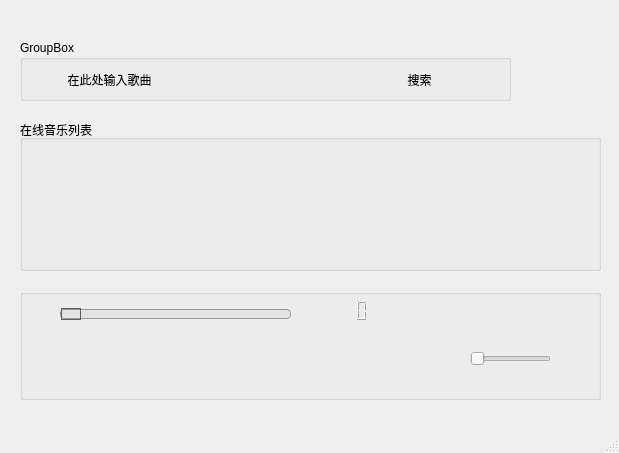
<?xml version="1.0" encoding="UTF-8"?>
<ui version="4.0">
 <class>MainWindow</class>
 <widget class="QMainWindow" name="MainWindow">
  <property name="geometry">
   <rect>
    <x>0</x>
    <y>0</y>
    <width>619</width>
    <height>453</height>
   </rect>
  </property>
  <property name="windowTitle">
   <string>MainWindow</string>
  </property>
  <property name="windowIcon">
   <iconset resource="images.qrc">
    <normaloff>:/new/prefix1/ResImages/MDriect.png</normaloff>:/new/prefix1/ResImages/MDriect.png</iconset>
  </property>
  <widget class="QWidget" name="centralwidget">
   <widget class="QPushButton" name="pushButton_about">
    <property name="geometry">
     <rect>
      <x>560</x>
      <y>0</y>
      <width>21</width>
      <height>20</height>
     </rect>
    </property>
    <property name="cursor">
     <cursorShape>WhatsThisCursor</cursorShape>
    </property>
    <property name="styleSheet">
     <string notr="true">QPushButton {
    background-color: transparent; /* 按钮默认透明 */
    border: none; /* 去除边框 */
    outline: none; /* 去除轮廓线 */
}

QPushButton:hover {
    background-color: red; /* 鼠标悬停时显示红色 */
    border: none; /* 悬停时也无边框 */
}</string>
    </property>
    <property name="text">
     <string/>
    </property>
    <property name="icon">
     <iconset resource="images.qrc">
      <normaloff>:/new/prefix1/ResImages/MAbout.png</normaloff>:/new/prefix1/ResImages/MAbout.png</iconset>
    </property>
   </widget>
   <widget class="QLineEdit" name="lineEdit_input">
    <property name="geometry">
     <rect>
      <x>202</x>
      <y>70</y>
      <width>131</width>
      <height>20</height>
     </rect>
    </property>
    <property name="styleSheet">
     <string notr="true">QLineEdit {
    background-color: transparent; /* 设置背景为透明 */
    border: none; /* 去除边框 */
	color: white; 
}</string>
    </property>
   </widget>
   <widget class="QPushButton" name="pushButton_tishi">
    <property name="geometry">
     <rect>
      <x>29</x>
      <y>70</y>
      <width>161</width>
      <height>20</height>
     </rect>
    </property>
    <property name="styleSheet">
     <string notr="true">QPushButton {
    background-color: transparent; /* 按钮默认透明 */
    border: none; /* 去除边框 */
    outline: none; /* 去除轮廓线 */
}

QPushButton:hover {
    background-color: red; /* 鼠标悬停时显示红色 */
    border: none; /* 悬停时也无边框 */
}</string>
    </property>
    <property name="text">
     <string>在此处输入歌曲</string>
    </property>
   </widget>
   <widget class="QPushButton" name="pushButton_search">
    <property name="geometry">
     <rect>
      <x>339</x>
      <y>70</y>
      <width>161</width>
      <height>20</height>
     </rect>
    </property>
    <property name="styleSheet">
     <string notr="true">QPushButton {
    background-color: transparent; /* 按钮默认透明 */
    border: none; /* 去除边框 */
    outline: none; /* 去除轮廓线 */
}

QPushButton:hover {
    background-color: red; /* 鼠标悬停时显示红色 */
    border: none; /* 悬停时也无边框 */
}</string>
    </property>
    <property name="text">
     <string>搜索</string>
    </property>
   </widget>
   <widget class="QGroupBox" name="groupBox">
    <property name="geometry">
     <rect>
      <x>20</x>
      <y>40</y>
      <width>491</width>
      <height>61</height>
     </rect>
    </property>
    <property name="title">
     <string>GroupBox</string>
    </property>
   </widget>
   <widget class="QPlainTextEdit" name="plainTextEdit">
    <property name="geometry">
     <rect>
      <x>30</x>
      <y>150</y>
      <width>561</width>
      <height>111</height>
     </rect>
    </property>
    <property name="styleSheet">
     <string notr="true">QPlainTextEdit {
    background-color: transparent; /* 设置背景为透明 */
	color: white; 
    border: none; /* 去除边框 */
    selection-background-color: #0000FF; /* 可选：设置选中文本的背景颜色 */
    selection-color: #FFFFFF; /* 可选：设置选中文本的颜色 */
}</string>
    </property>
   </widget>
   <widget class="QGroupBox" name="groupBox_2">
    <property name="geometry">
     <rect>
      <x>20</x>
      <y>120</y>
      <width>581</width>
      <height>151</height>
     </rect>
    </property>
    <property name="styleSheet">
     <string notr="true">QgroupBox {
    background-color: transparent; /* 设置背景为透明 */
    border: none; /* 去除边框 */
}</string>
    </property>
    <property name="title">
     <string>在线音乐列表</string>
    </property>
   </widget>
   <widget class="QGroupBox" name="groupBox_3">
    <property name="geometry">
     <rect>
      <x>20</x>
      <y>289</y>
      <width>581</width>
      <height>111</height>
     </rect>
    </property>
    <property name="title">
     <string/>
    </property>
    <widget class="QLCDNumber" name="lcdNumber_time">
     <property name="geometry">
      <rect>
       <x>290</x>
       <y>10</y>
       <width>64</width>
       <height>23</height>
      </rect>
     </property>
     <property name="lineWidth">
      <number>0</number>
     </property>
    </widget>
    <widget class="QSlider" name="horizontalSlider_program">
     <property name="geometry">
      <rect>
       <x>40</x>
       <y>10</y>
       <width>231</width>
       <height>31</height>
      </rect>
     </property>
     <property name="toolTipDuration">
      <number>0</number>
     </property>
     <property name="layoutDirection">
      <enum>Qt::LeftToRight</enum>
     </property>
     <property name="styleSheet">
      <string notr="true">QSlider::groove:horizontal {
    border: 1px solid #999999;
    height: 8px; /* 滑块槽的高度 */
    background: #e2e3e4;
    margin: 2px 0;
    border-radius: 4px;
}

QSlider::handle:horizontal {
    background: qlineargradient(x1:0, y1:0, x2:1, y2:1,
    stop: 0 rgba(32, 47, 130, 255), stop: 0.5 rgba(32, 47, 130, 255),
    stop: 1 rgba(32, 47, 130, 255));
    border: 1px solid #5c5c5c;
    width: 18px; /* 滑块的宽度 */
    margin: -2px 0; /* 滑块的偏移 */
    border-radius: 9px;
}</string>
     </property>
     <property name="maximum">
      <number>100</number>
     </property>
     <property name="sliderPosition">
      <number>0</number>
     </property>
     <property name="orientation">
      <enum>Qt::Horizontal</enum>
     </property>
    </widget>
    <widget class="QPushButton" name="pushButton_file">
     <property name="geometry">
      <rect>
       <x>40</x>
       <y>60</y>
       <width>31</width>
       <height>31</height>
      </rect>
     </property>
     <property name="styleSheet">
      <string notr="true">QPushButton {
    background-color: transparent; /* 按钮默认透明 */
    border: none; /* 去除边框 */
    outline: none; /* 去除轮廓线 */
}

QPushButton:hover {
    background-color: red; /* 鼠标悬停时显示红色 */
    border: none; /* 悬停时也无边框 */
}</string>
     </property>
     <property name="text">
      <string/>
     </property>
     <property name="icon">
      <iconset resource="images.qrc">
       <normaloff>:/new/prefix1/ResImages/MOpenSong.png</normaloff>:/new/prefix1/ResImages/MOpenSong.png</iconset>
     </property>
     <property name="iconSize">
      <size>
       <width>32</width>
       <height>32</height>
      </size>
     </property>
    </widget>
    <widget class="QPushButton" name="pushButton_last">
     <property name="geometry">
      <rect>
       <x>110</x>
       <y>60</y>
       <width>31</width>
       <height>31</height>
      </rect>
     </property>
     <property name="styleSheet">
      <string notr="true">QPushButton {
    background-color: transparent; /* 按钮默认透明 */
    border: none; /* 去除边框 */
    outline: none; /* 去除轮廓线 */
}

QPushButton:hover {
    background-color: red; /* 鼠标悬停时显示红色 */
    border: none; /* 悬停时也无边框 */
}</string>
     </property>
     <property name="text">
      <string/>
     </property>
     <property name="icon">
      <iconset resource="images.qrc">
       <normaloff>:/new/prefix1/ResImages/Preious.png</normaloff>:/new/prefix1/ResImages/Preious.png</iconset>
     </property>
     <property name="iconSize">
      <size>
       <width>32</width>
       <height>32</height>
      </size>
     </property>
    </widget>
    <widget class="QPushButton" name="pushButton_pause">
     <property name="geometry">
      <rect>
       <x>170</x>
       <y>60</y>
       <width>31</width>
       <height>31</height>
      </rect>
     </property>
     <property name="styleSheet">
      <string notr="true">QPushButton {
    background-color: transparent; /* 按钮默认透明 */
    border: none; /* 去除边框 */
    outline: none; /* 去除轮廓线 */
}

QPushButton:hover {
    background-color: red; /* 鼠标悬停时显示红色 */
    border: none; /* 悬停时也无边框 */
}</string>
     </property>
     <property name="text">
      <string/>
     </property>
     <property name="icon">
      <iconset resource="images.qrc">
       <normaloff>:/new/prefix1/ResImages/MPlay.png</normaloff>:/new/prefix1/ResImages/MPlay.png</iconset>
     </property>
     <property name="iconSize">
      <size>
       <width>32</width>
       <height>32</height>
      </size>
     </property>
    </widget>
    <widget class="QPushButton" name="pushButton_next">
     <property name="geometry">
      <rect>
       <x>220</x>
       <y>60</y>
       <width>31</width>
       <height>31</height>
      </rect>
     </property>
     <property name="styleSheet">
      <string notr="true">QPushButton {
    background-color: transparent; /* 按钮默认透明 */
    border: none; /* 去除边框 */
    outline: none; /* 去除轮廓线 */
}

QPushButton:hover {
    background-color: red; /* 鼠标悬停时显示红色 */
    border: none; /* 悬停时也无边框 */
}</string>
     </property>
     <property name="text">
      <string/>
     </property>
     <property name="icon">
      <iconset resource="images.qrc">
       <normaloff>:/new/prefix1/ResImages/MNext.png</normaloff>:/new/prefix1/ResImages/MNext.png</iconset>
     </property>
     <property name="iconSize">
      <size>
       <width>32</width>
       <height>32</height>
      </size>
     </property>
    </widget>
    <widget class="QPushButton" name="pushButton_closesound">
     <property name="geometry">
      <rect>
       <x>540</x>
       <y>60</y>
       <width>31</width>
       <height>31</height>
      </rect>
     </property>
     <property name="styleSheet">
      <string notr="true">QPushButton {
    background-color: transparent; /* 按钮默认透明 */
    border: none; /* 去除边框 */
    outline: none; /* 去除轮廓线 */
}

QPushButton:hover {
    background-color: red; /* 鼠标悬停时显示红色 */
    border: none; /* 悬停时也无边框 */
}</string>
     </property>
     <property name="text">
      <string/>
     </property>
     <property name="icon">
      <iconset resource="images.qrc">
       <normaloff>:/new/prefix1/ResImages/MSound.png</normaloff>:/new/prefix1/ResImages/MSound.png</iconset>
     </property>
     <property name="iconSize">
      <size>
       <width>32</width>
       <height>32</height>
      </size>
     </property>
    </widget>
    <widget class="QPushButton" name="pushButton_end">
     <property name="geometry">
      <rect>
       <x>280</x>
       <y>60</y>
       <width>31</width>
       <height>31</height>
      </rect>
     </property>
     <property name="styleSheet">
      <string notr="true">QPushButton {
    background-color: transparent; /* 按钮默认透明 */
    border: none; /* 去除边框 */
    outline: none; /* 去除轮廓线 */
}

QPushButton:hover {
    background-color: red; /* 鼠标悬停时显示红色 */
    border: none; /* 悬停时也无边框 */
}</string>
     </property>
     <property name="text">
      <string/>
     </property>
     <property name="icon">
      <iconset resource="images.qrc">
       <normaloff>:/new/prefix1/ResImages/MStops.png</normaloff>:/new/prefix1/ResImages/MStops.png</iconset>
     </property>
     <property name="iconSize">
      <size>
       <width>32</width>
       <height>32</height>
      </size>
     </property>
    </widget>
    <widget class="QSlider" name="horizontalSlider_voice">
     <property name="geometry">
      <rect>
       <x>450</x>
       <y>60</y>
       <width>81</width>
       <height>20</height>
      </rect>
     </property>
     <property name="maximum">
      <number>100</number>
     </property>
     <property name="pageStep">
      <number>10</number>
     </property>
     <property name="orientation">
      <enum>Qt::Horizontal</enum>
     </property>
    </widget>
   </widget>
   <widget class="QPushButton" name="pushButton_close">
    <property name="geometry">
     <rect>
      <x>590</x>
      <y>0</y>
      <width>21</width>
      <height>20</height>
     </rect>
    </property>
    <property name="styleSheet">
     <string notr="true">QPushButton {
    background-color: transparent; /* 按钮默认透明 */
    border: none; /* 去除边框 */
    outline: none; /* 去除轮廓线 */
}

QPushButton:hover {
    background-color: red; /* 鼠标悬停时显示红色 */
    border: none; /* 悬停时也无边框 */
}</string>
    </property>
    <property name="text">
     <string/>
    </property>
    <property name="icon">
     <iconset resource="images.qrc">
      <normaloff>:/new/prefix1/ResImages/MQuit.png</normaloff>:/new/prefix1/ResImages/MQuit.png</iconset>
    </property>
   </widget>
   <widget class="QLabel" name="label_top">
    <property name="geometry">
     <rect>
      <x>20</x>
      <y>10</y>
      <width>111</width>
      <height>21</height>
     </rect>
    </property>
    <property name="text">
     <string/>
    </property>
   </widget>
   <zorder>groupBox_3</zorder>
   <zorder>groupBox_2</zorder>
   <zorder>groupBox</zorder>
   <zorder>pushButton_about</zorder>
   <zorder>lineEdit_input</zorder>
   <zorder>pushButton_tishi</zorder>
   <zorder>pushButton_search</zorder>
   <zorder>plainTextEdit</zorder>
   <zorder>pushButton_close</zorder>
   <zorder>label_top</zorder>
  </widget>
  <widget class="QStatusBar" name="statusbar"/>
 </widget>
 <resources>
  <include location="images.qrc"/>
 </resources>
 <connections/>
</ui>
